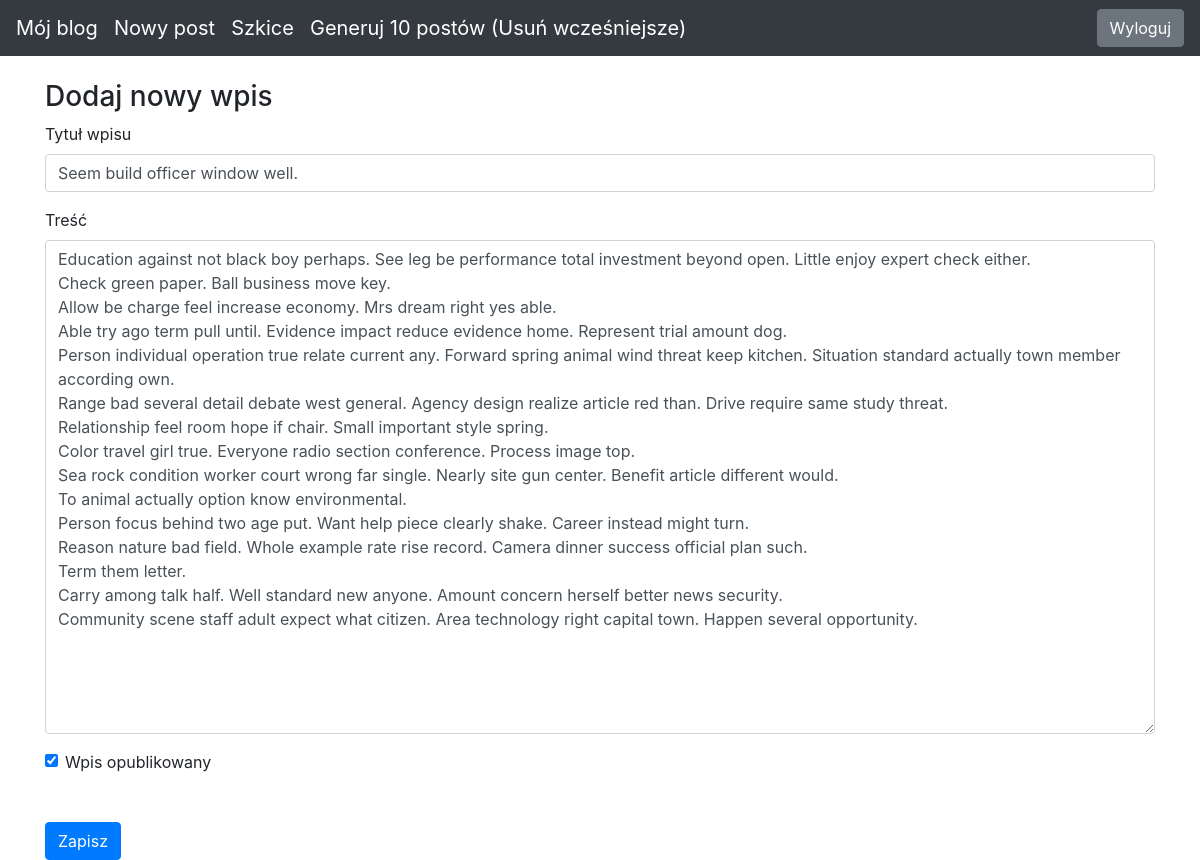
The app's page /edit-post/10 (signed in) with its own data.
### blog/models.py (models this page shows)
class Entry(db.Model):
   id = db.Column(db.Integer, primary_key=True)
   title = db.Column(db.String(80), nullable=False)
   body = db.Column(db.Text, nullable=False)
   pub_date = db.Column(db.DateTime, nullable=False,
       default=datetime.datetime.utcnow)
   is_published = db.Column(db.Boolean, default=False)

### blog/routes.py (the view)
@app.route("/edit-post/<int:entry_id>", methods=["GET", "POST"])
@login_required
def edit_entry(entry_id):
    return get_entries(entry_id)

### blog/forms.py
class EntryForm(FlaskForm):
   title = StringField('Title', validators=[DataRequired()])
   body = TextAreaField('Content', validators=[DataRequired()])
   is_published = BooleanField('Is Published?')

### blog/routes.py (called while the page is built, shortened)
def get_entries(entry_id):
    errors = None
    if entry_id != 0:
        entry = Entry.query.filter_by(id=entry_id).first_or_404()
        form = EntryForm(obj=entry)
        flash_mess = f'Edytowano post {entry.title} na blogu.'
    return render_template("entry_form.html", form=form, errors=errors)

def login_required(view_func):
   @functools.wraps(view_func)
   def check_permissions(*args, **kwargs):
       if session.get('logged_in'):
           return view_func(*args, **kwargs)
       return redirect(url_for('login', next=request.path))
   return check_permissions

### blog/templates/entry_form.html (shortened to what this page needs)
{% extends "base.html" %}
{% block content %}
<h3>
   Dodaj nowy wpis
</h3>
<form action="" method="POST">
   <div class="form-group">
       <label for="title">Tytuł wpisu</label>
       {{ form.title(class_="form-control") }}
   </div>
   <div class="form-group">
       <label for="body">Treść</label>
       {{ form.body(class_="form-control", cols="100", rows="20") }}
   </div>
   <div class="form-check">
       {{ form.is_published(class_="form-check-input") }}
       <label class="form-check-label" for="is_published">Wpis opublikowany</label>
   </div>
   <button type="submit" class="btn btn-primary mt-5">Zapisz</button>
</form>
{% endblock %}

### blog/templates/base.html (style rules this page uses)
body { padding-top: 5rem; }

### records on screen
Entry: title "Seem build officer window well.", body "Education against not black boy perhaps. See leg be performance total investment beyond open. Little enjoy expert check either. Check green paper. Ball business move key. Allow be charge feel increase economy. Mrs dream right yes able. Able try ago term pull until. Evidence impact reduce evidence home. Represent trial amount dog. Person individual operation true relate current any. Forward spring animal wind threat keep kitchen. Situation standard actually town member according own. Range bad several detail debate west general. Agency design realize article red than. Drive require same study threat. Relationship feel room hope if chair. Small important style spring. Color travel girl true.…", is_published "☑"
